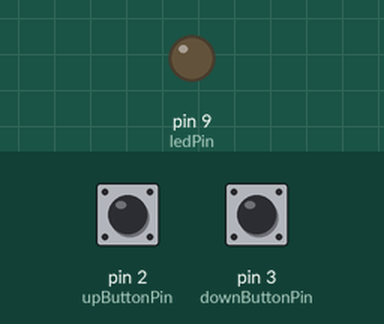
Recording of a sketch running on a simulated Arduino Uno, built with avr-gcc and run on an emulated ATmega328P. Shown: output pins drawn as LEDs (lit = HIGH). Inputs (shaded band) come from the test bench; at power-on: pin 2 (upButtonPin) LOW, pin 3 (downButtonPin) LOW.

Above: at 1.2 s.
1.3 s: pin 2 (upButtonPin) pulled HIGH for 1 s
At 1.8 s:
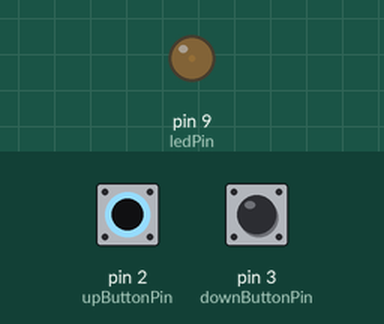
3.8 s: pin 2 (upButtonPin) pulled HIGH for 3.2 s
At 5.2 s:
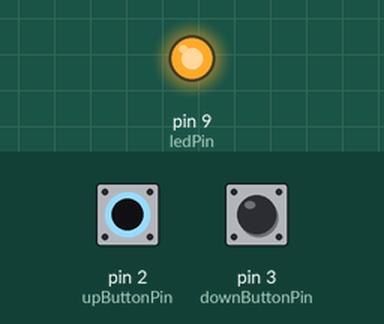
8.5 s: pin 3 (downButtonPin) pulled HIGH for 3.2 s
At 8.8 s:
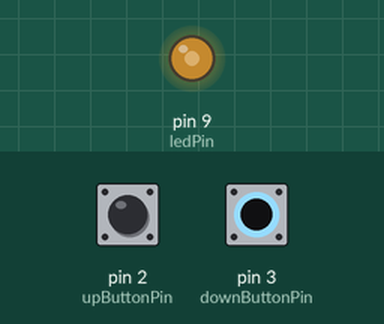
13.2 s: pin 2 (upButtonPin) pulled HIGH for 0.15 s
At 14.5 s:
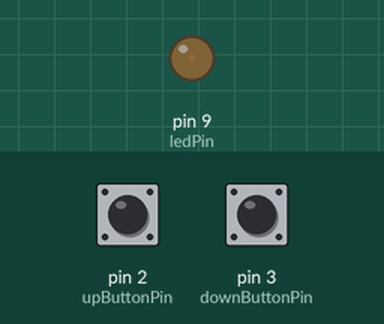
14.9 s: pin 3 (downButtonPin) pulled HIGH for 0.15 s
At 15.7 s:
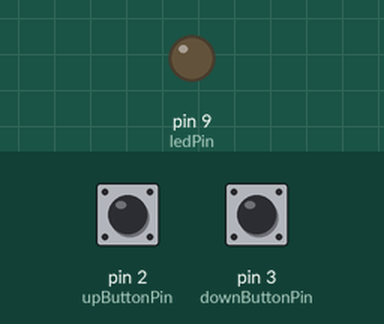
Timing chart, 0 to 17.6 s (numbered marks = the images above; inputs shaded):
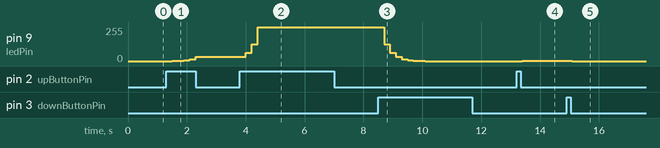

The sketch:

dimmer-1.ino
```cpp
const int upButtonPin = 2;     // pin nr of "on" button
const int downButtonPin = 3;   // pin nr of "off" button
const int ledPin =  9;         // pin nr of LED

int duty = 1;

void setup() {
  pinMode(ledPin, OUTPUT);      // initialize LED pin as output
  pinMode(upButtonPin, INPUT);  // initialize button pin as input
  pinMode(downButtonPin, INPUT); // initialize button pin as input
}

void loop() {
  if (digitalRead(upButtonPin) == HIGH) {
    duty = min(duty * 2, 256);
    delay(200);
  }

  if (digitalRead(downButtonPin) == HIGH) {
    duty = max(duty / 2, 1);
    delay(200);
  }

  analogWrite(ledPin, duty - 1);
}
```

Measured:
- after the input at 1.3 s, pin 9 (ledPin): moves from 0/255 to 31/255 over 0.80 s, starting after 0.20 s
- after the input at 3.8 s, pin 9 (ledPin): 31/255 → 63/255 after 0.20 s, → 127/255 0.20 s later, → 255/255 0.20 s later
- after the input at 8.5 s, pin 9 (ledPin): moves from 255/255 to 0/255 over 1.4 s, starting after 0.20 s
- after the input at 13.2 s, pin 9 (ledPin): 0/255 → 1/255 after 0.20 s
- after the input at 14.9 s, pin 9 (ledPin): 1/255 → 0/255 after 0.20 s
